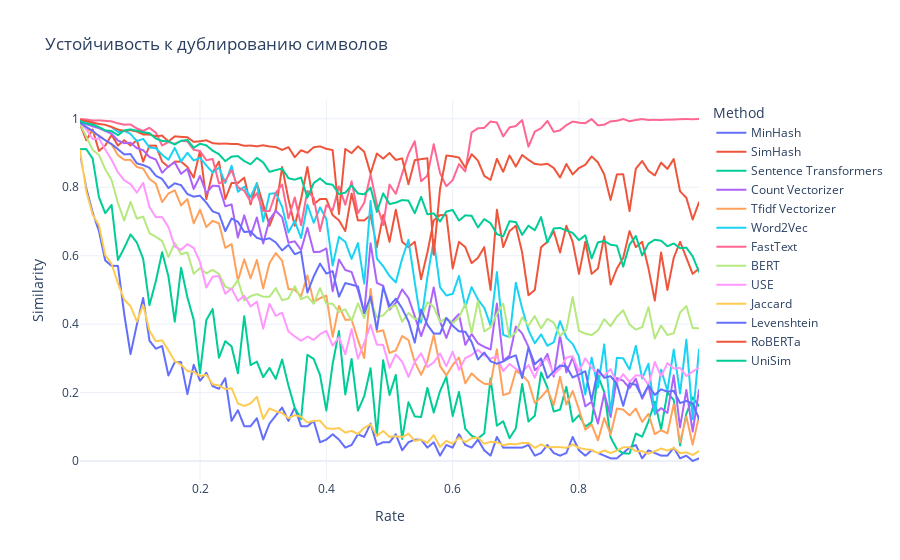

Notebook code for this chart:
### Code cell
import plotly.express as px

fig = px.line(
    results,
    x="rate",
    y="similarity",
    color="method",
    title="Устойчивость к дублированию символов",
    labels={"rate": "Rate", "similarity": "Similarity", "method": "Method"},
    line_shape="linear",
)

fig.update_layout(
    xaxis_title="Rate",
    yaxis_title="Similarity",
    legend_title="Method",
    hovermode="x unified",
    template="plotly_white", 
)
